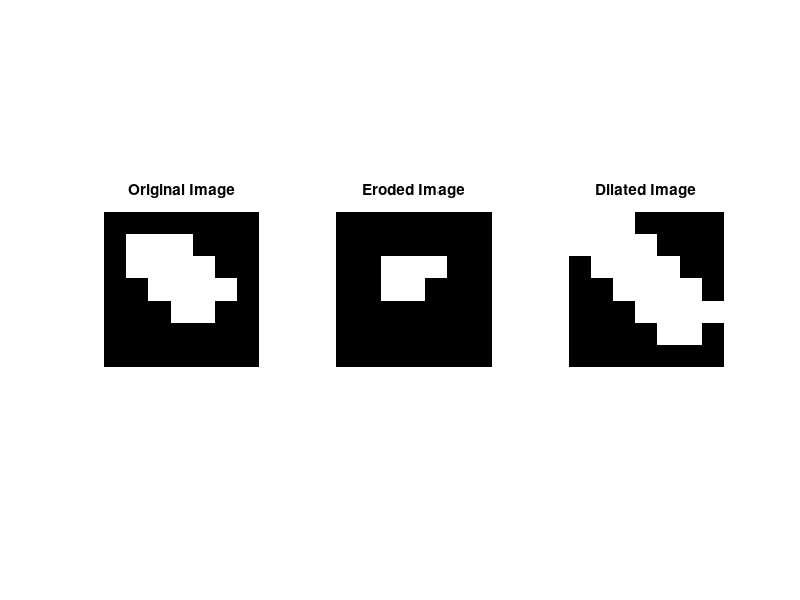

Write MATLAB code to recreate this figure.
I = [
    0 0 0 0 0 0 0;
    0 1 1 1 0 0 0;
    0 1 1 1 1 0 0;
    0 0 1 1 1 1 0;
    0 0 0 1 1 0 0;
    0 0 0 0 0 0 0;
    0 0 0 0 0 0 0;
];

SE = [
    1 0 0;
    0 1 0;
    0 0 1;
];

eroded_image = imerode(I, SE);

dilated_image = imdilate(I, SE);

figure;
subplot(1, 3, 1);
imshow(I, []);
title('Original Image');

subplot(1, 3, 2);
imshow(eroded_image, []);
title('Eroded Image');

subplot(1, 3, 3);
imshow(dilated_image, []);
title('Dilated Image');
